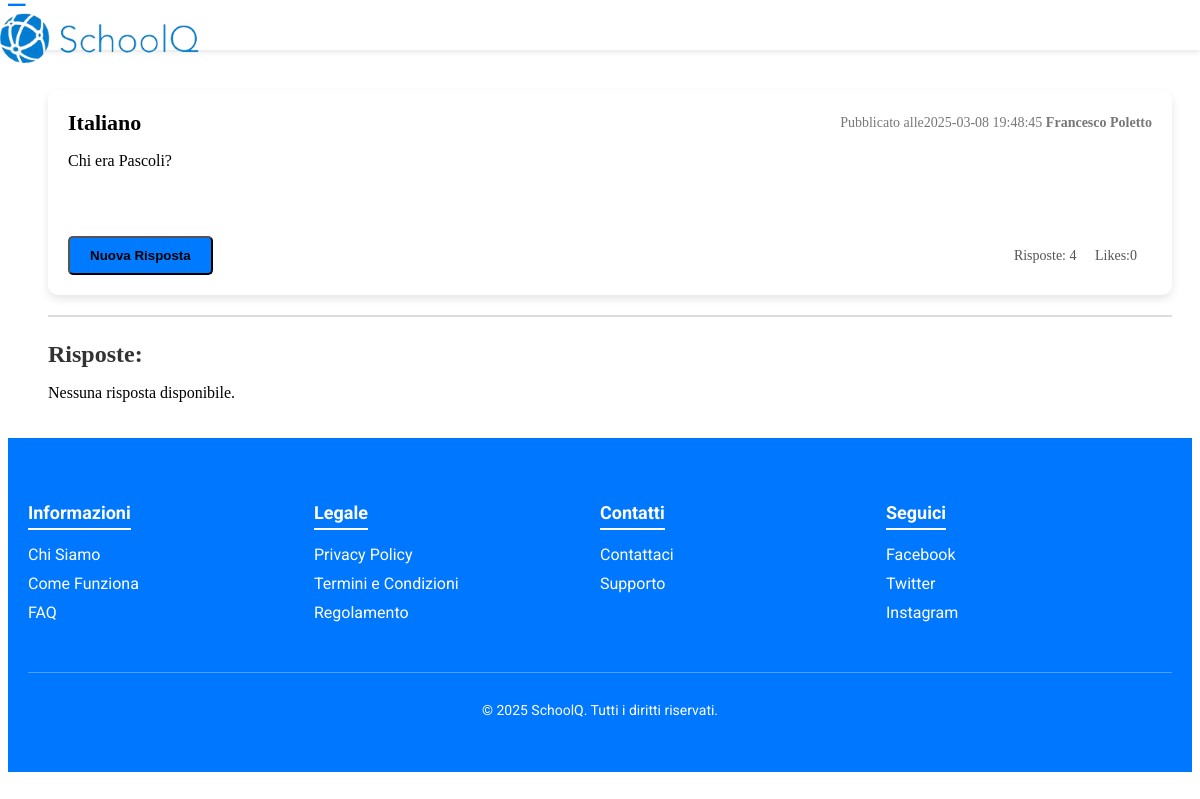
Page /php_front/risposta.php?id=6 on the committed database.
### tables this page shows
CREATE TABLE `domande` (
  `questionID` int(11) NOT NULL,
  `dataPubbl` datetime NOT NULL,
  `QuestionText` varchar(1000) NOT NULL,
  `nLike` int(11) NOT NULL DEFAULT 0,
  `categoriaID` int(11) NOT NULL,
  `userID` int(11) NOT NULL
);

CREATE TABLE `categorie` (
  `IDCategoria` int(11) NOT NULL,
  `nome` varchar(40) NOT NULL,
  `descrizione` varchar(100) NOT NULL
);

CREATE TABLE `utenti` (
  `userID` int(11) NOT NULL,
  `nome` varchar(30) NOT NULL,
  `cognome` varchar(30) NOT NULL,
  `classe` varchar(4) NOT NULL,
  `indirizzo` enum('nessuno','elettrotecnica','informatica') NOT NULL DEFAULT 'nessuno',
  `bio` varchar(500) DEFAULT NULL,
  `immagine` varchar(100) NOT NULL DEFAULT 'default.png',
  `email` varchar(100) NOT NULL,
  `password` varchar(100) NOT NULL,
  `privilegio` enum('USER','MODER','ADMIN') NOT NULL DEFAULT 'USER'
);

### php_front/risposta.php (the view, shortened to what this page needs)
<?php
    $iddomanda = isset($_GET['id']) ? intval($_GET['id']) : 0;
    require_once "../php/connection.php";
    $stmt = $conn->prepare("SELECT r.*, u.nome, u.cognome FROM risposte r
                        JOIN utenti u ON r.userID = u.userID
                        WHERE r.questionID = ?");
    $stmt->bind_param("i", $iddomanda);
    $stmt->execute();
    $result = $stmt->get_result();
    $stmt_domanda = $conn->prepare("SELECT d.*, u.nome, u.cognome, c.nome AS nomecat FROM domande d
                                    JOIN utenti u ON d.userID = u.userID
                                    JOIN categorie c ON c.IDCategoria = d.categoriaID
                                    WHERE QuestionID = ?");
    $stmt_domanda->bind_param("i", $iddomanda);
    $stmt_domanda->execute();
    $domanda = $stmt_domanda->get_result();
    if ($domanda->num_rows > 0) {
      $question = $domanda->fetch_assoc();
    }
?>
<!DOCTYPE html>
<html lang="it">
<head>
  <link rel="stylesheet" href="../CSS/menuCSS.css">
</head>
<body>
  <header class="top-navbar">
    <div class="nav-container">
      <div class="logo">
        <button class="toggle-btn" onclick="toggleSidebar()">&#9776;</button>
        <img src="../Immagini/mondo01.png" alt="SchoolQ Logo">
      </div>
    </div>
  </header>
  <div id="main-content" class="main-content">
    <div id="domanda" class="domanda">
      <div class="question-item">
        <div class="question-header">
          <h3 class="question-title"><?= htmlspecialchars($question["nomecat"]) ?></h3>
          <div class="question-meta">Pubblicato alle<?=$question["dataPubbl"] ?>
            <strong><?= $question['nome']?> <?=$question['cognome']?></strong>
          </div>
        </div>
        <div class="question-body">
        <p><?=nl2br(htmlspecialchars($question["QuestionText"]))?></p>
        </div>
        <div class="question-footer">
        <button onclick="toggleNewAnswer()" class="response-button">Nuova Risposta </button>
          <div class="question-stats">
            <span>Risposte: 4</span>
            <span>Likes:<?=htmlspecialchars($question["nLike"])?></span>
          </div>
        </div>
      </div>
      <hr class="separator">
      <h3 class="response-title">Risposte:</h3>
    </div>
    <div class="risposte">
      <?php
      if ($result && $result->num_rows > 0) {
          echo '<div class="question-item">';
          while($row = $result->fetch_assoc()){
              echo '<div class="question-header">';
              echo   '<div class="question-meta">Pubblicato alle ' . $row["dataPubbl"] . ' - da <strong>' . $row['nome'] . ' ' . $row['cognome'] . '</strong></div>';
              echo '</div>';
              echo '<div class="question-body">';
              echo   '<p>' . nl2br(htmlspecialchars($row["testoRisposta"])) . '</p>';
              echo '</div>';
              echo '<div class="question-footer">';
              echo   '<div class="question-stats">';
              echo     '<span>Likes: ' . htmlspecialchars($row["nLike"]) . '</span>';
              echo   '</div>';
              echo '</div>';
              echo '<hr>';
          }
          echo '</div>';
      } else {
          echo "<p>Nessuna risposta disponibile.</p>";
      }
      ?>
    </div>
  </div>
  <footer class="footer">
    <div class="footer-container">
      <div class="footer-section">
        <h4>Informazioni</h4>
        <ul>
          <li><a href="../fileFooter/chisiamo.html">Chi Siamo</a></li>
          <li><a href="../fileFooter/comefunziona.html">Come Funziona</a></li>
          <li><a href="faq.html">FAQ</a></li>
        </ul>
      </div>
      <div class="footer-section">
        <h4>Legale</h4>
        <ul>
          <li><a href="privacy.html">Privacy Policy</a></li>
          <li><a href="termini.html">Termini e Condizioni</a></li>
          <li><a href="regolamento.html">Regolamento</a></li>
        </ul>
      </div>
      <div class="footer-section">
        <h4>Contatti</h4>
        <ul>
          <li><a href="contact.html">Contattaci</a></li>
          <li><a href="supporto.html">Supporto</a></li>
        </ul>
      </div>
      <div class="footer-section">
        <h4>Seguici</h4>
        <ul>
          <li><a href="https://facebook.com/tuoforum" target="_blank">Facebook</a></li>
          <li><a href="https://twitter.com/tuoforum" target="_blank">Twitter</a></li>
          <li><a href="https://instagram.com/tuoforum" target="_blank">Instagram</a></li>
        </ul>
      </div>
      <div class="footer-bottom">
        <p>&copy; 2025 SchoolQ. Tutti i diritti riservati.</p>
      </div>
    </div>
  </footer>
</body>
</html>

### CSS/menuCSS.css (style rules this page uses)
.top-navbar { position: fixed; position: fixed; top: 0; left: 0; width: 100%; background-color: #ffffff; width: 100%; background-color: #fff; box-shadow: 0 2px 5px rgba(0,0,0,0.1); }
.nav-container { display: flex; align-items: center; max-height: 50px; }
.nav-container .logo img { max-height: 50px; margin-right: 1200px; }
.toggle-btn { font-size: 24px; background: none; border: none; color: #0077ff; cursor: pointer; margin-right: 20px; }
.main-content { margin-top: 70px; padding: 20px; transition: margin-left 0.3s ease; margin-left: 20px; }
.question-item { background-color: #fff; border-radius: 10px; padding: 20px; margin-bottom: 20px; box-shadow: 0 4px 8px rgba(0,0,0,0.1); transition: transform 0.2s; }
.question-header { display: flex; justify-content: space-between; align-items: center; margin-bottom: 10px; }
.question-title { font-size: 22px; margin: 0; }
.question-meta { font-size: 14px; color: #777; }
.question-body { font-size: 16px; margin: 10px 0; }
.question-footer { display: flex; justify-content: space-between; align-items: center; margin-top: 10px; }
.question-stats { font-size: 14px; color: #555; }
.question-stats span { margin-right: 15px; }
.question-body { position: relative; padding-bottom: 40px; }
.response-button { bottom: 10px; right: 10px; padding: 10px 20px; background-color: #007BFF; color: black; font-weight: bold; border-radius: 5px; text-decoration: none; text-align: center; transition: background-color 0.3s ease, color 0.3s ease; }
.separator { border: 0; height: 2px; background: #ddd; margin: 20px 0; }
.response-title { font-size: 1.5em; font-weight: bold; color: #333; margin-bottom: 15px; }
.footer { background-color: #0077ff; color: #fff; padding: 40px 20px; font-family: 'Roboto', sans-serif; }
.footer-container { max-width: 1200px; margin: 0 auto; display: flex; flex-wrap: wrap; justify-content: space-between; }
.footer-section { flex: 1; min-width: 200px; margin-bottom: 20px; }
.footer-section h4 { font-size: 18px; margin-bottom: 15px; border-bottom: 2px solid #fff; display: inline-block; padding-bottom: 5px; }
.footer-section ul { list-style: none; padding: 0; margin: 0; }
.footer-section ul li { margin-bottom: 10px; }
.footer-section ul li a { text-decoration: none; color: #fff; transition: color 0.3s ease; }
.footer-bottom { width: 100%; text-align: center; border-top: 1px solid rgba(255, 255, 255, 0.3); padding-top: 15px; margin-top: 20px; font-size: 14px; }

### rows in the picture
domande: categoriaID.nome "Italiano", dataPubbl "2025-03-08 19:48:45", userID.nome "Francesco", userID.cognome "Poletto", QuestionText "Chi era Pascoli?", nLike "0"
